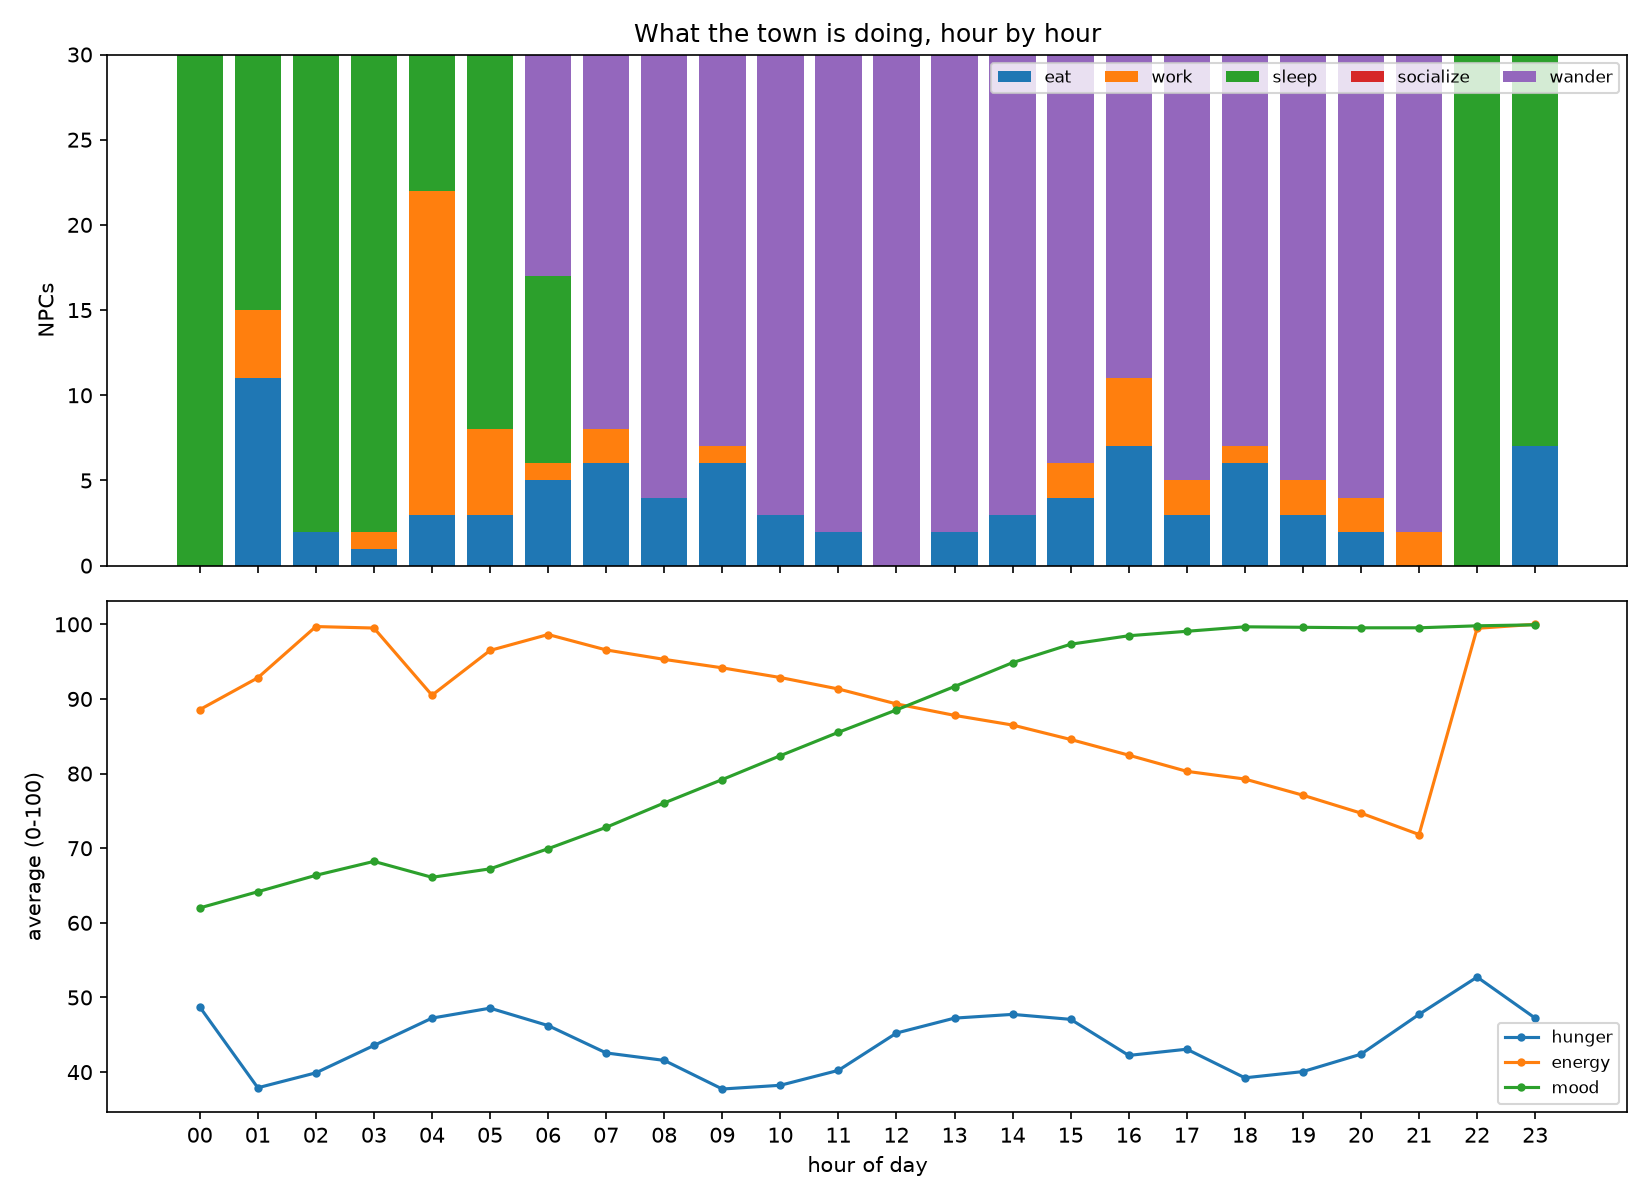

Here is the Python script that generated this plot:
"""Tiny town: every NPC asks Jev what to do next, every tick.

Run with no key to use a rule-based stand-in:   python town.py
Run against Jev:  JEV_KEY=... python town.py
Provider is swappable via JEV_URL / JEV_AUTH (check your provider's docs for
the exact URL and auth header).
"""
import os
import random
import time
from concurrent.futures import ThreadPoolExecutor
from dataclasses import dataclass

import requests
from dotenv import load_dotenv

load_dotenv()  # reads a .env file in this folder, if there is one

URL = os.getenv("JEV_URL", "https://api.typesafe.ai/v1/systemone")
KEY = os.getenv("JEV_KEY")
AUTH = os.getenv("JEV_AUTH", f"Bearer {KEY}")  # Inworld uses "Basic <creds>"
MODEL = os.getenv("JEV_MODEL", "jev-latest")
MIN_CONFIDENCE = float(os.getenv("JEV_MIN_CONF", "0.2"))  # below this, wander instead

# The choice set Jev picks from. Descriptions are what Jev actually reads.
ACTIONS = {
    "eat": "Go eat. Choose this when hunger is above 60.",
    "work": "Go to work and earn money. Choose this when money is below 30 and energy is above 40.",
    "sleep": "Sleep. Choose this when energy is below 30, or when the hour is between 22 and 6.",
    "socialize": "Hang out with others. Choose this when mood is below 50 and energy is above 30.",
    "wander": "Stroll around. Choose this ONLY when nothing else is needed: hunger, energy, mood and money are all fine.",
}

# (hunger, energy, mood, money) change per action
EFFECTS = {
    "eat": (-40, 5, 5, -5),
    "work": (10, -15, -5, 20),
    "sleep": (5, 35, 2, 0),
    "socialize": (8, -5, 20, -3),
    "wander": (5, -2, 3, 0),
}


@dataclass
class NPC:
    name: str
    hunger: int = 30
    energy: int = 70
    mood: int = 60
    money: int = 20
    last: str = "-"
    fell_back: bool = False


def clamp(x):
    return max(0, min(100, x))


def mock_decide(npc, hour):
    """Rule-based stand-in so the sim runs without an API key."""
    if npc.hunger > 70:
        return "eat", 0.9
    if npc.energy < 25 or hour >= 23 or hour < 6:
        return "sleep", 0.9
    if npc.mood < 35:
        return "socialize", 0.8
    if npc.money < 15:
        return "work", 0.7
    return random.choice(["work", "socialize", "wander"]), 0.6


def jev_decide(npc, hour):
    body = {
        "model": MODEL,
        "state": {
            "name": npc.name,
            "hour_of_day": hour,
            "hunger_0_to_100": npc.hunger,
            "energy_0_to_100": npc.energy,
            "mood_0_to_100": npc.mood,
            "money": npc.money,
            "did_last_tick": npc.last,
        },
        "questions": {
            "next_action": {
                "type": "choice",
                "instructions": "What should this person do next?",
                "criteria": ACTIONS,
            }
        },
    }
    for attempt in range(6):
        r = requests.post(
            URL, json=body, timeout=60,
            headers={"Authorization": AUTH, "Content-Type": "application/json"},
        )
        if r.status_code in (429, 503, 529):  # rate limited / overloaded: back off
            try:
                wait = float(r.headers.get("Retry-After", ""))
            except ValueError:
                wait = 2 ** attempt
            time.sleep(wait)
            continue
        if not r.ok:
            raise RuntimeError(f"{r.status_code} from {URL}: {r.text}")
        ans = r.json()["answers"]["next_action"]
        return ans["choice"], ans["confidence"]
    r.raise_for_status()  # still limited after all retries: raise the error


def step(npc, hour):
    action, conf = (jev_decide if KEY else mock_decide)(npc, hour)
    npc.fell_back = conf < MIN_CONFIDENCE
    if npc.fell_back:
        action = "wander"
    dh, de, dm, dmoney = EFFECTS[action]
    npc.hunger = clamp(npc.hunger + dh)
    npc.energy = clamp(npc.energy + de)
    npc.mood = clamp(npc.mood + dm)
    npc.money = max(0, npc.money + dmoney)
    npc.last = action
    return conf


HTML_TEMPLATE = """<!doctype html>
<html><head><meta charset="utf-8"><title>Tiny Town</title>
<style>
body{margin:0;background:#0d1117;color:#e6edf3;font-family:system-ui,sans-serif;
display:flex;flex-direction:column;align-items:center}
h1{font-size:20px;margin:14px 0 2px}
.sub{color:#8b949e;font-size:13px;margin-bottom:8px}
canvas{width:960px;max-width:96vw;height:auto;background:#161b22;border-radius:12px}
.bar{display:flex;gap:14px;align-items:center;margin:10px;font-size:13px;
flex-wrap:wrap;justify-content:center}
.chip{display:flex;align-items:center;gap:6px}
.dot{width:10px;height:10px;border-radius:50%}
button{background:#238636;color:#fff;border:0;border-radius:6px;padding:6px 14px;cursor:pointer}
</style></head><body>
<h1>Tiny Town</h1>
<div class="sub">30 people. Every hour, Jev decides what each one does next.</div>
<canvas id="c" width="1920" height="1080"></canvas>
<div class="bar" id="legend"></div>
<div class="bar"><button id="pb">Pause</button><button id="rs">Restart</button>
<label>Speed <input id="sp" type="range" min="0.5" max="6" step="0.5" value="1.5"></label>
<span id="stats"></span></div>
<script>
const D=__DATA__;
const COL={eat:"#1f77b4",work:"#ff7f0e",sleep:"#2ca02c",socialize:"#d62728",wander:"#9467bd"};
const ZONES={sleep:[30,70,290,190,"Home"],eat:[335,70,290,190,"Diner"],
work:[640,70,290,190,"Office"],socialize:[30,290,290,200,"Plaza"],
wander:[335,290,595,200,"Streets"]};
const c=document.getElementById("c"),g=c.getContext("2d");g.scale(2,2);
const N=D.frames[0].length;
let tick=0,playing=true,last=0,interval=1000/1.5,pts=[];
function r(a){const s=Math.sin(a)*43758.5453;return s-Math.floor(s)}
function target(i,act){const z=ZONES[act];
return[z[0]+16+r(i*12.9+z[0])*(z[2]-32),z[1]+34+r(i*78.2+z[1])*(z[3]-52)]}
for(let i=0;i<N;i++){const t=target(i,D.frames[0][i]);pts.push({x:t[0],y:t[1]})}
const legend=document.getElementById("legend");
Object.keys(COL).forEach(k=>{legend.insertAdjacentHTML("beforeend",
'<span class="chip"><span class="dot" style="background:'+COL[k]+'"></span>'+k+
' <b id="n_'+k+'">0</b></span>')});
function night(h){return h>=22||h<5?0.4:(h<7||h>=20?0.18:0)}
function draw(t){
const H=D.history[tick];
g.clearRect(0,0,960,540);
for(const k in ZONES){const z=ZONES[k];g.beginPath();g.roundRect(z[0],z[1],z[2],z[3],14);
g.fillStyle="rgba(255,255,255,0.04)";g.fill();g.strokeStyle=COL[k]+"88";g.lineWidth=1.5;g.stroke();
g.fillStyle="#8b949e";g.font="14px system-ui";g.fillText(z[4],z[0]+14,z[1]+22)}
g.fillStyle="rgba(5,10,40,"+night(H.hour)+")";g.fillRect(0,0,960,540);
g.fillStyle="#e6edf3";g.font="bold 22px system-ui";g.textAlign="center";
g.fillText(String(H.hour).padStart(2,"0")+":00",480,38);g.textAlign="left";
for(let i=0;i<N;i++){const act=D.frames[tick][i],tg=target(i,act),p=pts[i];
p.x+=(tg[0]-p.x)*0.07;p.y+=(tg[1]-p.y)*0.07;
const wx=Math.sin(t*0.002+i)*1.5,wy=Math.cos(t*0.0025+i*2)*1.5;
g.beginPath();g.arc(p.x+wx,p.y+wy,6,0,7);g.fillStyle=COL[act];
g.shadowColor=COL[act];g.shadowBlur=10;g.fill();g.shadowBlur=0}
for(const k in COL)document.getElementById("n_"+k).textContent=H.counts[k]||0;
document.getElementById("stats").textContent="avg hunger "+Math.round(H.hunger)+
" · energy "+Math.round(H.energy)+" · mood "+Math.round(H.mood)}
function loop(t){
if(playing&&t-last>interval){last=t;
if(tick<D.frames.length-1)tick++;else{playing=false;pb.textContent="Replay"}}
draw(t);requestAnimationFrame(loop)}
const pb=document.getElementById("pb");
pb.onclick=()=>{if(tick>=D.frames.length-1)tick=0;playing=!playing;
pb.textContent=playing?"Pause":"Play"};
document.getElementById("rs").onclick=()=>{tick=0;playing=true;pb.textContent="Pause"};
document.getElementById("sp").oninput=e=>{interval=1000/e.target.value};
requestAnimationFrame(loop);
</script></body></html>
"""


def export_html(frames, history, path="town.html"):
    """Write a self-contained animation page; open it in a browser."""
    import json

    data = json.dumps({"frames": frames, "history": history})
    with open(path, "w", encoding="utf-8") as f:
        f.write(HTML_TEMPLATE.replace("__DATA__", data))
    print(f"Saved {path} - open it in your browser to watch the town")


def plot(history):
    """Top: what the town is doing each hour. Bottom: average NPC stats."""
    import matplotlib.pyplot as plt  # pip install matplotlib

    x = list(range(len(history)))
    fig, (top, bottom) = plt.subplots(2, 1, figsize=(11, 8), sharex=True)

    stack = [0] * len(history)
    for action in ACTIONS:
        vals = [h["counts"].get(action, 0) for h in history]
        top.bar(x, vals, bottom=stack, label=action)
        stack = [s + v for s, v in zip(stack, vals)]
    top.set_ylabel("NPCs")
    top.set_title("What the town is doing, hour by hour")
    top.legend(ncol=5, fontsize=8)

    for stat in ("hunger", "energy", "mood"):
        bottom.plot(x, [h[stat] for h in history], label=stat, marker="o", markersize=3)
    bottom.set_ylabel("average (0-100)")
    bottom.set_xlabel("hour of day")
    bottom.set_xticks(x)
    bottom.set_xticklabels([f"{h['hour']:02d}" for h in history])
    bottom.legend(fontsize=8)

    fig.tight_layout()
    fig.savefig("town.png", dpi=150)
    plt.show()


def main(n_npcs=30, ticks=24):
    names = [f"npc{i:02d}" for i in range(n_npcs)]
    town = [NPC(n, hunger=random.randint(10, 80), energy=random.randint(30, 90)) for n in names]
    history = []
    frames = []  # what every NPC did each hour, for the animation
    for tick in range(ticks):
        hour = tick % 24
        # all NPCs decide in parallel; Jev's speed is the whole point
        with ThreadPoolExecutor(max_workers=int(os.getenv("JEV_WORKERS", "4"))) as pool:
            confs = list(pool.map(lambda n: step(n, hour), town))
        counts = {}
        for n in town:
            counts[n.last] = counts.get(n.last, 0) + 1
        avg_conf = sum(confs) / len(confs)
        frames.append([n.last for n in town])
        fb = sum(n.fell_back for n in town)
        print(f"hour {hour:02d} | conf {avg_conf:.2f} | fallback {fb:2d} | {counts}")
        history.append({
            "hour": hour,
            "counts": counts,
            "hunger": sum(n.hunger for n in town) / len(town),
            "energy": sum(n.energy for n in town) / len(town),
            "mood": sum(n.mood for n in town) / len(town),
        })
    export_html(frames, history)
    plot(history)


if __name__ == "__main__":
    main()
